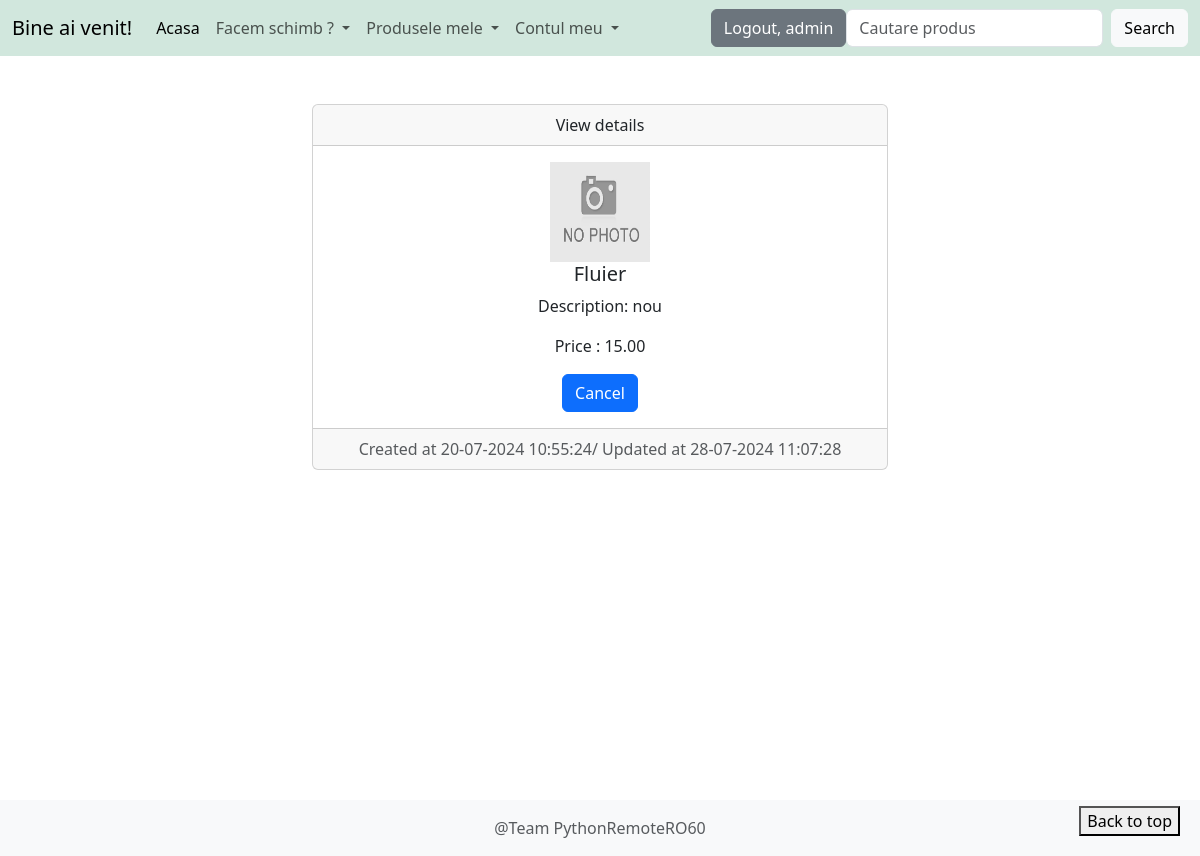
/details_product/9 (signed in), run on an earlier commit of the app's database.
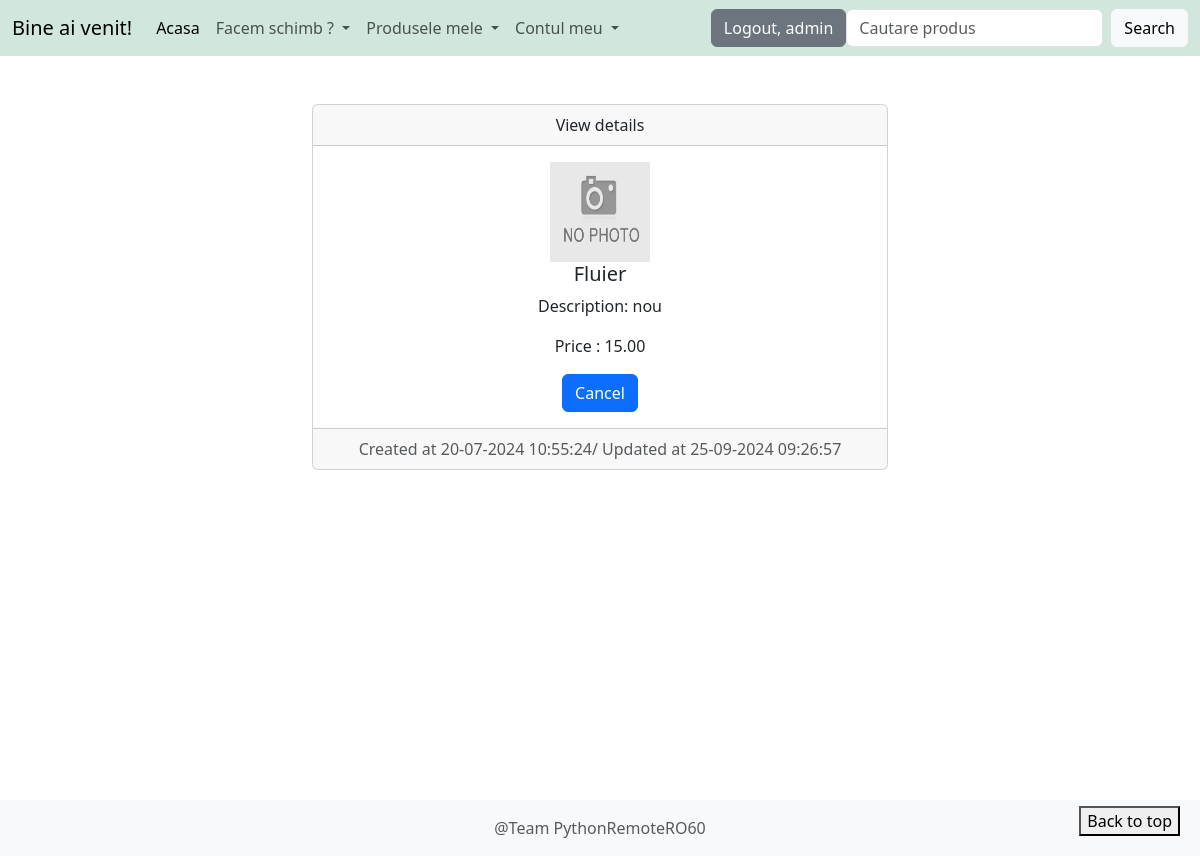
And on a later commit of the database.
### product/models.py (models this page shows, shortened)
class Product(models.Model):
	name = models.CharField(max_length=50)
	price = models.DecimalField(max_digits=9, decimal_places=2, null=True, blank=True)
	description = models.TextField(max_length=400)
	category = models.ForeignKey(Category, on_delete=models.CASCADE, related_name='products')
	user = models.ForeignKey(User, on_delete=models.CASCADE, null=True)
	product_picture = models.ImageField(upload_to='product_pictures/', null=True, blank=True)
	created_at = models.DateTimeField(auto_now_add=True)
	updated_at = models.DateTimeField(auto_now=True)
	def __str__(self):
		return f'{self.name}'

### product/views.py (the view)
# urls.py: path('details_product/<int:pk>', views.ProductDetailView.as_view(), name='details-product'),
class ProductDetailView(LoginRequiredMixin, DetailView):
	template_name = 'product/details_product.html'
	model = Product

### templates/product/details_product.html (shortened to what this page needs)
{% extends 'base.html' %}
{% load static %}
{% block content %}
    <div class="container-fluid">
        <div class="row">
            <div class="col-md-6 offset-md-3">
                <br><br>
                <div class="card text-center">
                    <div class="card-header">
                        View details
                    </div>
                    <div class="card-body">
                        {% if product.product_picture %}
                            <img src="{{ product.product_picture.url }}" width="100" class="rounded"
                                 alt="Image product">
                        {% else %}
                            <img src="{% static 'images/img.png' %}" width="100" height="100" alt="Image product">
                        {% endif %}
                        <h5 class="card-title">{{ product }}</h5>
                        <p class="card-text">Description: {{ product.description }}</p>
                        <p class="card-text">Price : {{ product.price }}</p>
                        <a href="{% url 'list-products' %}" class="btn btn-primary">Cancel</a>
                    </div>
                    <div class="card-footer text-body-secondary">
                        Created at {{ product.created_at|date:"d-m-Y H:i:s" }}/ Updated
                        at {{ product.updated_at|date:"d-m-Y H:i:s" }}
                    </div>
                </div>
            </div>
        </div>
    </div>
{% endblock %}

What changed in the data, as far as the page shows it:
changed Product "Fluier": updated_at "28-07-2024 11:07:28" → "25-09-2024 09:26:57"
